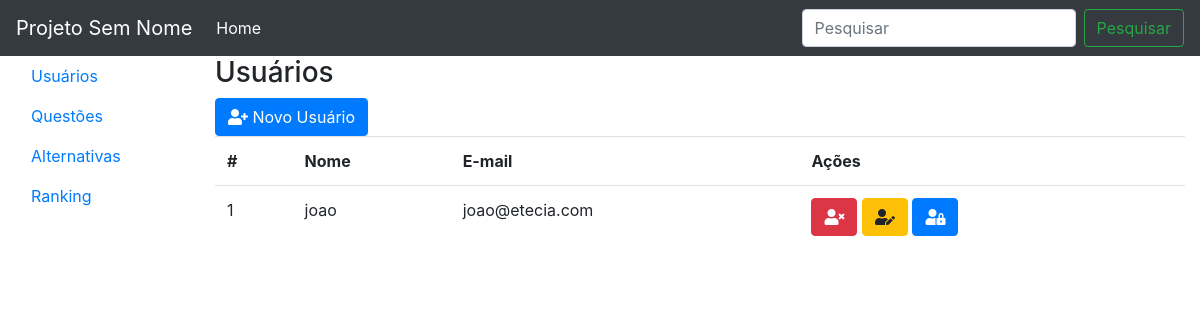
Page /base/usuarios.php on the earlier database version.
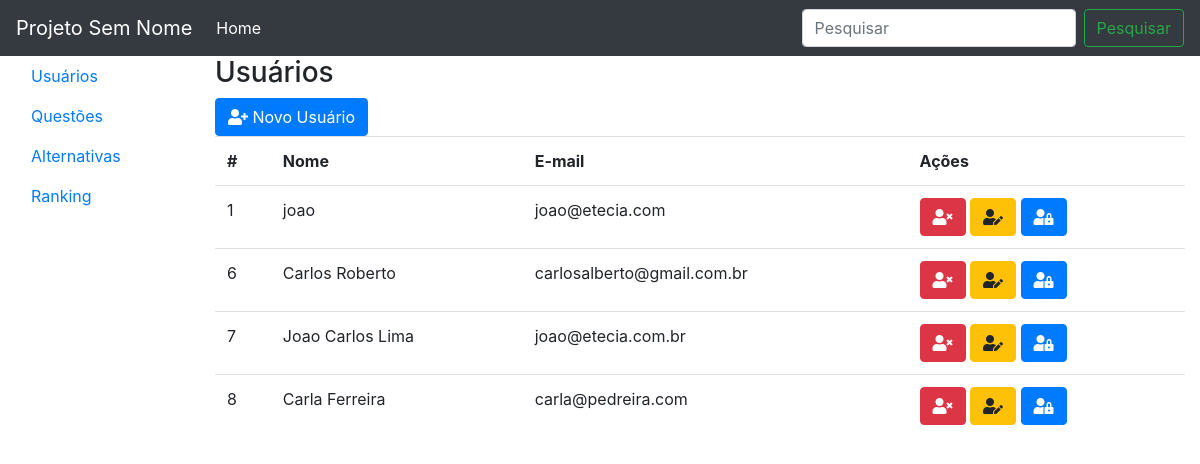
Same page on the later database version.
### tables this page shows
CREATE TABLE `usuarios` (
  `idUsuario` int(11) NOT NULL,
  `nome` varchar(200) NOT NULL,
  `email` varchar(200) NOT NULL,
  `senha` varchar(200) NOT NULL
);

### base/UsuarioDAO.php (called while the page is built, shortened)
<?php
class UsuarioDAO{
	private $con;
	function __construct(){
		$this->con = mysqli_connect("localhost", "root", "", "projetopw");
	}
	public function buscar(){
		$sql = "SELECT * FROM usuarios";
		$rs = $this->con->query($sql);
		$listaDeUsuarios = array();
		while ($linha = $rs->fetch_object()){
			$listaDeUsuarios[] = $linha;
		}
		return $listaDeUsuarios;
	}
}
?>

### base/usuarios.php (the view, shortened to what this page needs)
<?php
include "UsuarioDAO.php";
$usuarioDAO = new UsuarioDAO();
$lista = $usuarioDAO->buscar();
include "cabecalho.php";
include "menu.php";
?>
			<div class="col-10">
				<h3>Usuários</h3>
				<button class="btn btn-primary" data-toggle="modal" data-target="#modalnovo">
					<i class="fas fa-user-plus"></i>
					Novo Usuário
				</button>
				<table class="table">
					<tr>
						<th>#</th>
						<th>Nome</th>
						<th>E-mail</th>
						<th>Ações</th>
					</tr>
					<?php foreach($lista as $usuario): ?>
					<tr>
						<td><?= $usuario->idUsuario ?></td>
						<td><?= $usuario->nome ?></td>
						<td><?= $usuario->email ?></td>
						<td>
							<a class="btn btn-danger" href="UsuariosController.php?acao=apagar&id=<?= $usuario->idUsuario ?>">
								<i class="fas fa-user-times"></i>
							</a>
							<button class="btn btn-warning btn-editar" data-toggle="modal" data-target="#modaleditar" data-id="<?= $usuario->idUsuario?>" data-nome="<?= $usuario->nome ?>" data-email="<?= $usuario->email ?>">
								<i class="fas fa-user-edit"></i>
							</button>
							<button class="btn btn-primary mudar-senha" data-toggle="modal" data-target="#modalsenha" data-id="<?= $usuario->idUsuario?>">
								<i class="fas fa-user-lock"></i>
							</button>
						</td>
					</tr>
					<?php endforeach ?>
				</table>
			</div>
		</div>
	</div>
</body>
</html>

### base/cabecalho.php (shortened to what this page needs)
<!DOCTYPE html>
<html>
<head>
	<link rel="stylesheet" href="https://stackpath.bootstrapcdn.com/bootstrap/4.1.3/css/bootstrap.min.css">
	<link rel="stylesheet" type="text/css" href="css/all.min.css">
</head>
<body>
	<nav class="navbar navbar-expand-lg navbar-dark bg-dark">
		<a class="navbar-brand" href="#">Projeto Sem Nome</a>
		<div class="collapse navbar-collapse" id="conteudoNavbarSuportado">
			<ul class="navbar-nav mr-auto">
				<li class="nav-item active">
					<a class="nav-link" href="#">Home <span class="sr-only">(página atual)</span></a>
				</li>
			</ul>
			<form class="form-inline my-2 my-lg-0">
				<input class="form-control mr-sm-2" type="search" placeholder="Pesquisar" aria-label="Pesquisar">
				<button class="btn btn-outline-success my-2 my-sm-0" type="submit">Pesquisar</button>
			</form>
		</div>
	</nav>

### base/menu.php
<?php $url = $_SERVER["PATH_INFO"] ?>
	<div class="container-fluid">
		<div class="row">
			<div class="col-2">
				<ul class="nav flex-column nav-pills vertical">
					<li class="nav-item">
						<a class="nav-link <?= ($url=='/usuarios')?'active':'' ?>" href="/usuarios">Usuários</a>
					</li>
					<li class="nav-item">
						<a class="nav-link <?= ($url=='/questoes')?'active':'' ?>" href="/questoes">Questões</a>
					</li>
					<li class="nav-item">
						<a class="nav-link <?= ($url=='/alternativas')?'active':'' ?>" href="alternativas.php">Alternativas</a>
					</li>
					<li class="nav-item">
						<a class="nav-link" href="ranking.php">Ranking</a>
					</li>
				</ul>
			</div>

Differences in the rows shown:
added usuarios: idUsuario "6", nome "Carlos Roberto", email "carlosalberto@gmail.com.br"
added usuarios: idUsuario "7", nome "Joao Carlos Lima", email "joao@etecia.com.br"
added usuarios: idUsuario "8", nome "Carla Ferreira", email "carla@pedreira.com"
